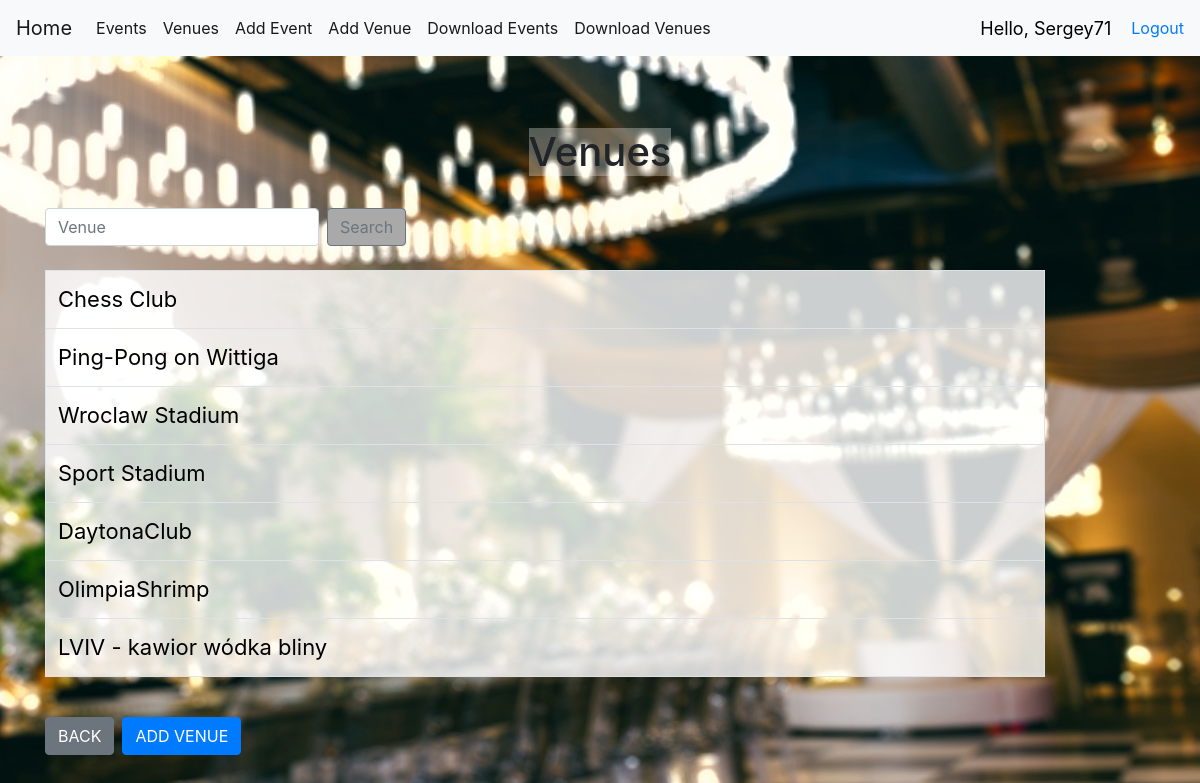
Screenshot of /venues/ (signed in) with the database file from the repository.
### events/models.py (models this page shows)
class Venue(models.Model):
    name = models.CharField('Venue Name', max_length=255)
    address = models.CharField('Address', max_length=255)
    post_code = models.CharField('Post Code', max_length=10)
    phone = models.CharField('Contact Phone', max_length=15, blank=True)
    web = models.URLField('Website Address', blank=True)
    email = models.EmailField('Email', blank=True)
    ven_description = models.TextField(blank=True)
    booking_rates = models.FloatField(verbose_name='Ranking (up to 9.0)', default=1.0, blank=True)
    from_hour = models.TimeField(blank=True)
    to_hour = models.TimeField(blank=True)
    flour_size = models.FloatField(verbose_name='Square (mxm)', default=1.0, blank=True)
    def __str__(self):
        return self.name

### events/views.py (the view)
# urls.py: path('venues/', views.all_venues, name="list-venues"),
@login_required(login_url='login')
def all_venues(request):
    venues_list = Venue.objects.all()
    return render(request, 'events/list_venue.html', {
                      "venue_list": venues_list,
                  })

### templates/events/list_venue.html (shortened to what this page needs)
{% extends 'events/base_venues.html' %}
{% load static %}
{% block content %}
<body id="bg" style="background-image: url('{% static "images/bg3.jpeg"%}');">
    <br/><br/>
    <div class="center">
        <h1 class="opaqueWhite" style="text-align: center">Venues</h1>
    </div>
            <br/>
        <form class="form-inline my-2 my-lg-0" method= POST action="{% url 'search-venues' %}">
          <input class="form-control mr-sm-2" type="search" placeholder="Venue" aria-label="Search" name="searched">
          <button class="btn btn-outline-secondary my-2 my-sm-0" type="submit" style="background-color: darkgrey">Search</button>
        </form>
        <br/>
        <table class="table table-hover table-bordered" style="background-color: rgba(255, 255, 255, 0.8); width: 1000px">
            {% for venue in venue_list %}
                <tr>
                    <td>
                        <a href="{% url 'show-venue' venue.id %}" style="color: black; font-size:22px">{{ venue }}</a>
                    </td>
                </tr>
            {% endfor %}
        </table>
        <br/>
        <div class="btn-toolbar" role="toolbar" aria-label="Toolbar with button groups">
          <div class="btn-group mr-2" role="group" aria-label="First group">
             <a href="{%  url 'home' %}" class="btn btn-secondary" >BACK</a>
          </div>
          <div class="btn-group mr-2" role="group" aria-label="Second group">
            <a href="{%  url 'add-venue' %}" class="btn btn-primary">ADD VENUE</a>
          </div>
        </div>
</body>
{% endblock %}

### templates/events/navbar.html (shortened to what this page needs)
<nav class="navbar navbar-expand-lg navbar-light bg-light">
  <a class="navbar-brand" href="{% url 'home' %}">Home</a>
  <div class="collapse navbar-collapse" id="navbarSupportedContent">
    <ul class="navbar-nav mr-auto">
        <li class="nav-item active">
        <a class="nav-link" href="{% url 'list-events' %}">Events</a>
        </li>
        <li class="nav-item active">
        <a class="nav-link" href="{% url 'list-venues' %}">Venues</a>
        </li>
        <li class="nav-item active">
        <a class="nav-link" href="{% url 'add-event' %}">Add Event</a>
        </li>
        <li class="nav-item active">
        <a class="nav-link" href="{% url 'add-venue' %}">Add Venue</a>
        </li>
        <li class="nav-item active">
        <a class="nav-link" href="{% url 'text-events' %}">Download Events</a>
        </li>
        <li class="nav-item active">
        <a class="nav-link" href="{% url 'text-venue' %}">Download Venues</a>
        </li>
    </ul>
  </div>
    <span id="hello-msg">Hello, {{ request.user }}</span>
    <span><a href="{% url 'logout' %}">Logout</a></span>
</nav>

### static/css/VenueShine.css (style rules this page uses)
.center { text-align: center; }
.opaqueWhite { background-color: rgba(255, 255, 255, 0.3); display: inline-block }
#bg { background-repeat: no-repeat; background-size: 1800px 900px; background-position: top; background-attachment: fixed; }

### templates/events/navbar.html (style rules this page uses)
#hello-msg { font-size:18px; color:black; margin-right: 20px; }

### rows the page displays
Venue: name "Chess Club"
Venue: name "Ping-Pong on Wittiga"
Venue: name "Wroclaw Stadium"
Venue: name "Sport Stadium"
Venue: name "DaytonaClub"
Venue: name "OlimpiaShrimp"
Venue: name "LVIV - kawior wódka bliny"

### other values shown
{{ request.user }} "Sergey71"
